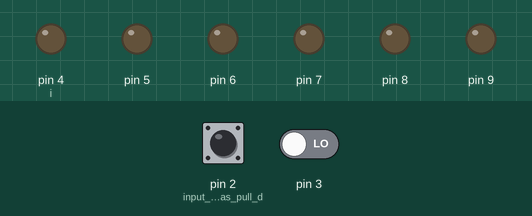
Recording of a sketch running on a simulated Arduino Uno, built with avr-gcc and run on an emulated ATmega328P. On the bench: output pins drawn as LEDs (lit = HIGH). Inputs (shaded band) come from the test bench; at power-on: pin 2 (input_connected_as_pull_d) LOW, pin 3 LOW. What the sketch prints to the serial monitor is not drawn.

Above: at 1.2 s.
1.3 s: pin 2 (input_connected_as_pull_d) driven HIGH
At 2.3 s:
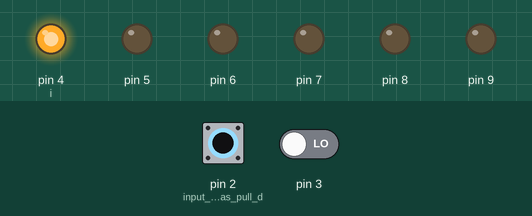
2.9 s: pin 3 driven HIGH
At 3.8 s:
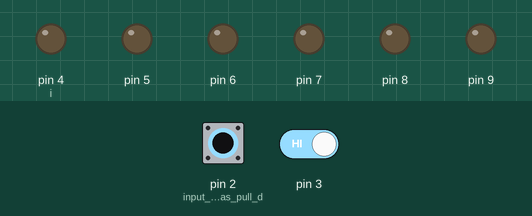
4.5 s: pin 2 (input_connected_as_pull_d) pulsed LOW 5 times (0.12 s each, 0.3 s apart)
At 6.5 s:
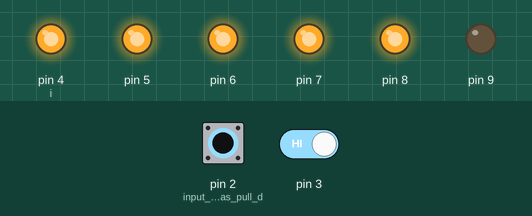
Timing chart, 0 to 8.0 s (numbered marks = the images above; inputs shaded):
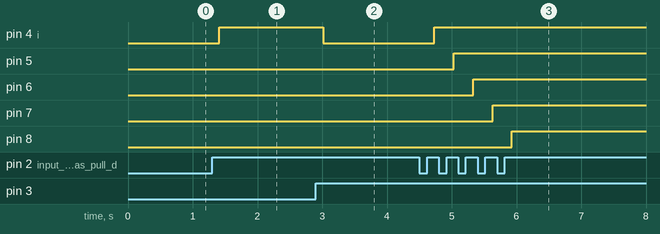

The sketch:

sketch_16_5_led_progress.ino
```cpp
int x, y;
int value_up;
int value_down;
int valueA_up=1;
int valueA_down=1;
int count = 4;

void setup() {
  // put your setup code here, to run once:
  Serial.begin(9600);
  pinMode(9, OUTPUT);
  pinMode(2, INPUT); //input connected as pull down method
  pinMode(3, INPUT);
  pinMode(4, OUTPUT);
  pinMode(5, OUTPUT);
  pinMode(6, OUTPUT);
  pinMode(7, OUTPUT);
  pinMode(8, OUTPUT);
}

void loop() {
  value_up = digitalRead(2);
  value_down = digitalRead(3);

  if (value_up == valueA_up) {
    if (value_up == 1) {
      count = count + 1;

      if (count > 9) {
        count = 9;
      }
    }
    valueA_up = !value_up;
    delay(100);
  }

  if (value_down == valueA_down) {
    if (value_down == 1) {
      count = count - 1;

      if (count < 4) {
        count = 4;
      }
    }
    valueA_down = !value_down;
    delay(100);
  }
  //--------------------------------------------
  int i = 4;

  while(i<count){
    digitalWrite(i, HIGH);
    i = i +1;
    Serial.println(i);
  }

  while(i<9){
    digitalWrite(i, LOW);
    i = i +1;
    Serial.println(i);
  }

}
```

Measured:
- after the input at 1.3 s, pin 4 (i): LOW → HIGH after 0.11 s
- after the input at 2.9 s, pin 4 (i): HIGH → LOW after 0.11 s
- after the input at 4.5 s, pin 4 (i): LOW → HIGH after 0.23 s; pin 5: LOW → HIGH after 0.53 s; pin 6: LOW → HIGH after 0.83 s; pin 7: LOW → HIGH after 1.1 s; pin 8: LOW → HIGH after 1.4 s
